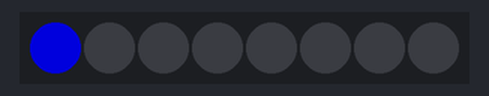
Bench run of a program on a simulated Teensy 3. On the bench: 8 RGB LEDs in strip order, left to right. Dim RGB values are drawn brighter than linear; the strip is taken to match the declared colour order.

Above: at 0.1 s.
At 0.6 s:
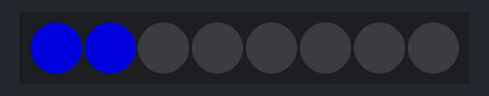
At 1.1 s:
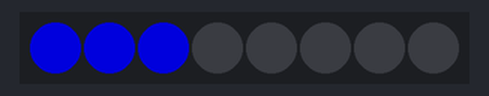
At 1.6 s:
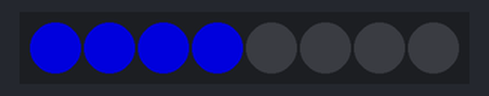
At 2.6 s:
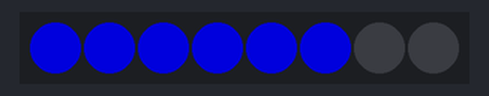
At 3.6 s:
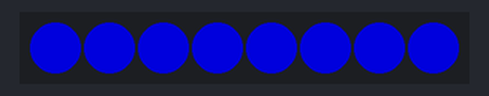
Timing chart, 0 to 40.0 s (numbered marks = the images above):
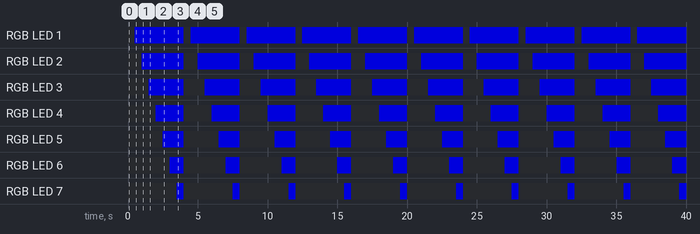

The program:

main.cpp
```cpp
#include <Arduino.h>
#include <Adafruit_NeoPixel.h>

#define PIN        1
#define NUMPIXELS  8

//Pin number
//Number of pixels
//Third argument is the frequency and NEO_RGB is the priority
Adafruit_NeoPixel pixels(NUMPIXELS, PIN, NEO_KHZ800 + NEO_RGB);

void setup() {
  //pinMode(1, OUTPUT);
  // put your setup code here, to run once:
  pixels.begin();
}

void loop() {
  // put your main code here, to run repeatedly:
  pixels.clear();
  //digitalWrite(1, HIGH);

  for(int i=0; i<NUMPIXELS; i++) {

    pixels.setPixelColor(i, pixels.Color(0, 0, 150));
    pixels.show();
    delay(500);
  }
  //pixels.setPixelColor(3, pixels.Color(0, 150, 0));
  //pixels.show();
}
```

Measured:
- by itself, RGB LED 1: alternates RGB(0, 0, 150) for 3.5 s and off for 0.50 s
- by itself, RGB LED 2: alternates RGB(0, 0, 150) for 3.0 s and off for 1.0 s
- by itself, RGB LED 3: alternates RGB(0, 0, 150) for 2.5 s and off for 1.5 s
- by itself, RGB LED 4: alternates RGB(0, 0, 150) for 2.0 s and off for 2.0 s
- by itself, RGB LED 5: alternates RGB(0, 0, 150) for 1.5 s and off for 2.5 s
- by itself, RGB LED 6: alternates RGB(0, 0, 150) for 1.0 s and off for 3.0 s
- by itself, RGB LED 7: alternates RGB(0, 0, 150) for 0.50 s and off for 3.5 s
